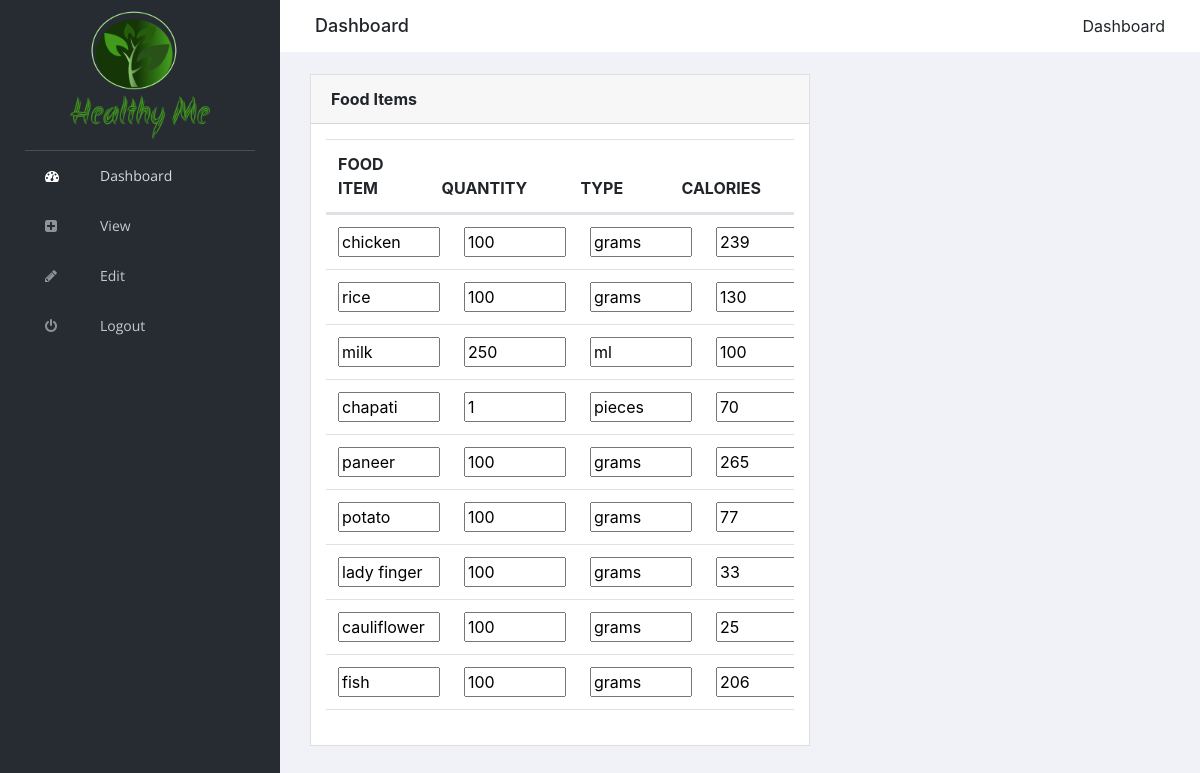
Page /admin/edit.php (signed in) on the committed database.
### tables this page shows
CREATE TABLE `fooditem` (
  `fooditem_id` int(11) NOT NULL,
  `fooditem_name` varchar(255) NOT NULL,
  `fooditem_quantity` varchar(255) NOT NULL,
  `quantity_type` varchar(200) DEFAULT NULL,
  `fooditem_calories` varchar(255) NOT NULL
);

### admin/edit.php (the view, shortened to what this page needs)
<!doctype html>
<html class="no-js" lang="en">
<head>
    <link rel="stylesheet" href="vendors/bootstrap/dist/css/bootstrap.min.css">
    <link rel="stylesheet" href="vendors/font-awesome/css/font-awesome.min.css">
    <link rel="stylesheet" href="vendors/themify-icons/css/themify-icons.css">
    <link rel="stylesheet" href="vendors/flag-icon-css/css/flag-icon.min.css">
    <link rel="stylesheet" href="vendors/selectFX/css/cs-skin-elastic.css">
    <link rel="stylesheet" href="vendors/jqvmap/dist/jqvmap.min.css">
    <link rel="stylesheet" href="assets/css/style.css">
</head>
<body>
    <aside id="left-panel" class="left-panel">
        <nav class="navbar navbar-expand-sm navbar-default">
            <div class="navbar-header">
                <a class="navbar-brand"  href="./"><img src="images/logo.png" alt="Logo"></a>
            </div>
            <div id="main-menu" class="main-menu collapse navbar-collapse">
                <ul class="nav navbar-nav">
                    <li class="active">
                        <a href="dashboard.php"> <i class="menu-icon fa fa-dashboard"></i>Dashboard </a>
                    </li>
                    <li>
                        <a href="view.php"> <i class="menu-icon fa fa-plus-square "></i>View </a>
                    </li>
                    <li>
                        <a href="edit.php"> <i class="menu-icon fa fa-pencil"></i>Edit</a>
                    </li>
                    <li>
                        <a href="logout.php"> <i class="menu-icon fa fa-power-off"></i>Logout </a>
                    </li>
                </ul>
            </div>
        </nav>
    </aside>
    <div id="right-panel" class="right-panel">
        <div class="breadcrumbs">
            <div class="col-sm-4">
                <div class="page-header float-left">
                    <div class="page-title">
                        <h1>Dashboard</h1>
                    </div>
                </div>
            </div>
            <div class="col-sm-8">
                <div class="page-header float-right">
                    <div class="page-title">
                        <ol class="breadcrumb text-right">
                            <li class="active">Dashboard</li>
                        </ol>
                    </div>
                </div>
            </div>
        </div>
        <div class="content mt-3">
        <div class="col-lg-6">
            <div class="card">
                <div class="card-header">
                    <strong class="card-title">Food Items</strong>
                </div>
                <div class="card-body">
                     <div class="table-wrapper">
                    <table class="table">
                            <thead style="display:block;">
                            <tr>
                                <th scope="col">FOOD ITEM</th>
                                <th scope="col">QUANTITY</th>
                                <th scope="col">TYPE</th>
                                <th scope="col">CALORIES</th>
                            </tr>
                        </thead>
                        <tbody style=" height:500px;overflow-y:scroll;display:block;">
                        <?php include'config.php';?>
<?php
 $sql1="SELECT * FROM fooditem";
$result1=mysqli_query($conn,$sql1);
while($row= mysqli_fetch_assoc($result1))
    {
       ?><form method="post">
    	<tr>
     <td><input type="text" name="1" size="5" value="<?php echo $row['fooditem_name'];?>"></td>
    <td><input type="text" name="2" size="5" value="<?php echo $row['fooditem_quantity'];?>"></td>
    <td><input type="text" name="3" size="5"value="<?php echo $row['quantity_type'];?>"></td>
    <td><input type="text" name="4" size="5"value="<?php echo $row['fooditem_calories'];?>"></td>
            <input type="hidden"size="1" name="id" value="<?php echo $row['fooditem_id'];?> "><button type="submit" size="5" name="submit" class="reviewButton">Edit</button></form></td>
    <?php }?>
                     </tbody>
                    </table>
                    </div>
                </div>
            </div>
        </div>
        </div>
    </div>
</body>
</html>

### admin/edit.php (style rules this page uses)
@media (min-width: 360px) { .navbar .navbar-brand img { max-width: 40px; } }
@media (min-width: 360px) { .navbar .navbar-nav li { width: 100%; margin-left: -40px; } }
@media (min-width: 360px) { .card { margin-bottom: 24px; margin-bottom: 1.5rem; border-radius: 0; width: 360px; display: flex; } }
@media (min-width: 360px) { th { width:360px; } }
@media (min-width: 360px) { .table-wrapper { overflow-x: auto; overflow-y: visible; } }
@media (min-width: 500px) { .navbar .navbar-brand img { max-width: 150px; } }
@media (min-width: 500px) { .navbar .navbar-nav li { width: 100%; margin-left: 20px; } }
@media (min-width: 500px) { .card { margin-bottom: 24px; margin-bottom: 1.5rem; border-radius: 0; width: 500px; display: flex; } }

### rows in the picture
fooditem: fooditem_name "chicken", fooditem_quantity "100"
fooditem: fooditem_name "rice", fooditem_quantity "100"
fooditem: fooditem_name "milk", fooditem_quantity "250"
fooditem: fooditem_name "chapati", fooditem_quantity "1"
fooditem: fooditem_name "paneer", fooditem_quantity "100"
fooditem: fooditem_name "potato", fooditem_quantity "100"
fooditem: fooditem_name "lady finger", fooditem_quantity "100"
fooditem: fooditem_name "cauliflower", fooditem_quantity "100"
fooditem: fooditem_name "fish", fooditem_quantity "100"
